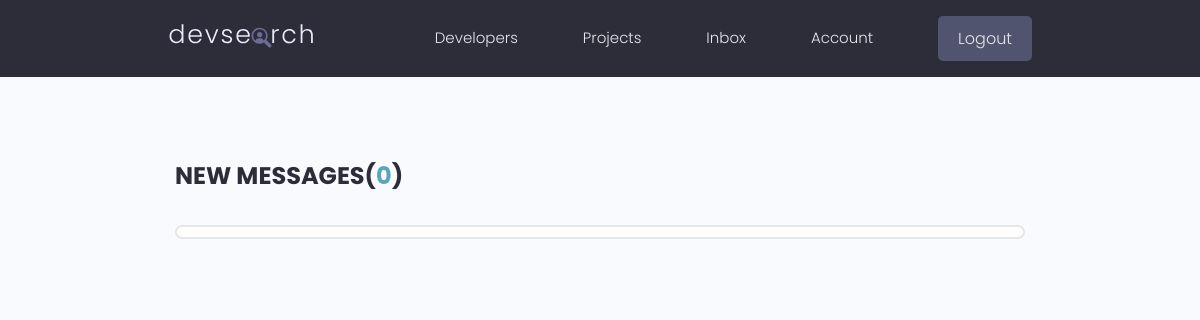
The app's page /inbox/ (signed in), older data.
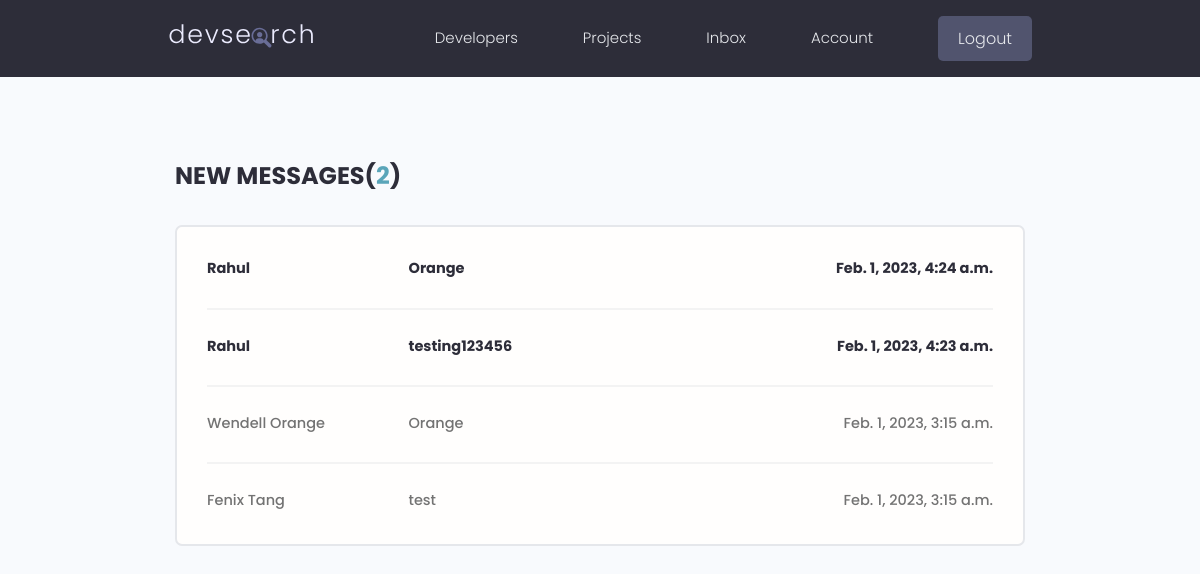
The same page, newer data.
### users/models.py (models this page shows, shortened)
class Message(models.Model):
    sender = models.ForeignKey(Profile, on_delete=models.SET_NULL, null=True, blank=True)
    recipient = models.ForeignKey(Profile, on_delete=models.SET_NULL, null=True, blank=True, related_name="messages")
    name = models.CharField(max_length=200, null=True, blank=True)
    email = models.EmailField(max_length=200, null=True, blank=True)
    subject = models.CharField(max_length=200, null=True, blank=True)
    body = models.TextField()
    is_read = models.BooleanField(default = False, null=True)
    created = models.DateTimeField(auto_now_add=True)
    id = models.UUIDField(default=uuid.uuid4, unique=True, primary_key=True, editable=False)
    class Meta:
        ordering = ['is_read', '-created']

### users/views.py (the view)
# urls.py: path('inbox/', views.inbox, name="inbox"),
@login_required(login_url='login')
def inbox(request):
    profile = request.user.profile
    messageRequests = profile.messages.all()
    unreadCount = messageRequests.filter(is_read=False).count()
    context = {'messageRequests': messageRequests, 'unreadCount': unreadCount}
    return render(request, 'users/inbox.html', context)

### users/templates/users/inbox.html (shortened to what this page needs)
{% extends 'main.html' %}
{% block content %}
  <main class="inbox my-xl">
    <div class="content-box">
      <h3 class="inbox__title">
        New Messages(<span>{{ unreadCount }}</span>)
      </h3>
      <ul class="messages">
        {% for message in messageRequests %}
          {% if message.is_read == False %}
            <li class="message message--unread">
            {% else %}
              <li class="message">
              {% endif %}
              <a href="{% url 'message' message.id %}">
                <span class="message__author">{{ message.name }}</span>
                <span class="message__subject">{{ message.subject }}</span>
                <span class="message__date">{{ message.created }}</span>
              </a>
            </li>
          {% endfor %}
        </ul>
      </div>
    </main>
  {% endblock content %}

Row changes from the older to the newer data that the page shows:
added Message: name "Rahul", subject "Orange", created "Feb. 1, 2023, 4:24 a.m."
added Message: name "Rahul", subject "testing123456", created "Feb. 1, 2023, 4:23 a.m."
added Message: name "Wendell Orange", subject "Orange", created "Feb. 1, 2023, 3:15 a.m."
added Message: name "Fenix Tang", subject "test", created "Feb. 1, 2023, 3:15 a.m."
Text that changed along with them:
{{ unreadCount }}: "0" → "2"
